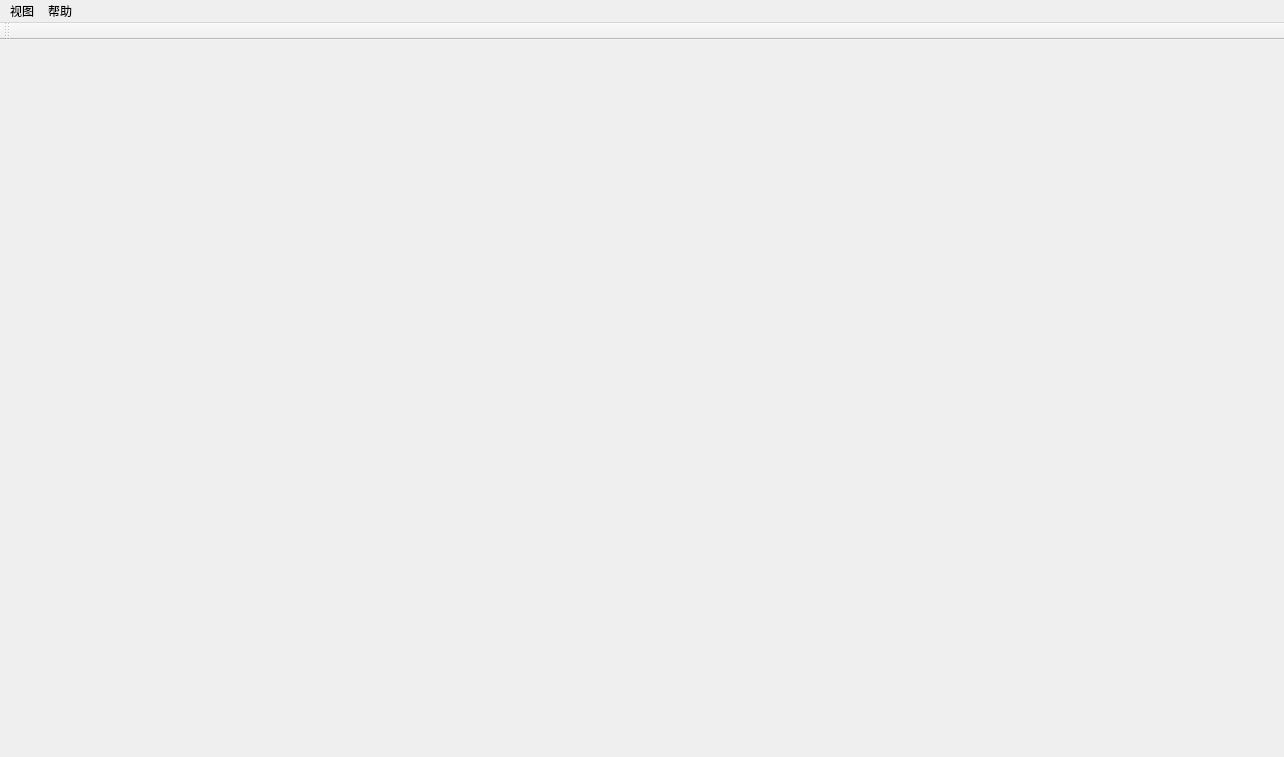
<?xml version="1.0" encoding="UTF-8"?>
<ui version="4.0">
 <class>MainWindow</class>
 <widget class="QMainWindow" name="MainWindow">
  <property name="geometry">
   <rect>
    <x>0</x>
    <y>0</y>
    <width>1284</width>
    <height>757</height>
   </rect>
  </property>
  <property name="windowTitle">
   <string>Sindre Gui</string>
  </property>
  <widget class="QWidget" name="centralwidget"/>
  <widget class="QMenuBar" name="menubar">
   <property name="geometry">
    <rect>
     <x>0</x>
     <y>0</y>
     <width>1284</width>
     <height>23</height>
    </rect>
   </property>
   <widget class="QMenu" name="menuView">
    <property name="title">
     <string>视图</string>
    </property>
   </widget>
   <widget class="QMenu" name="menuHelp">
    <property name="title">
     <string>帮助</string>
    </property>
   </widget>
   <addaction name="menuView"/>
   <addaction name="menuHelp"/>
  </widget>
  <widget class="QToolBar" name="toolBar">
   <property name="windowTitle">
    <string>toolBar</string>
   </property>
   <attribute name="toolBarArea">
    <enum>TopToolBarArea</enum>
   </attribute>
   <attribute name="toolBarBreak">
    <bool>false</bool>
   </attribute>
  </widget>
 </widget>
 <resources/>
 <connections/>
</ui>
